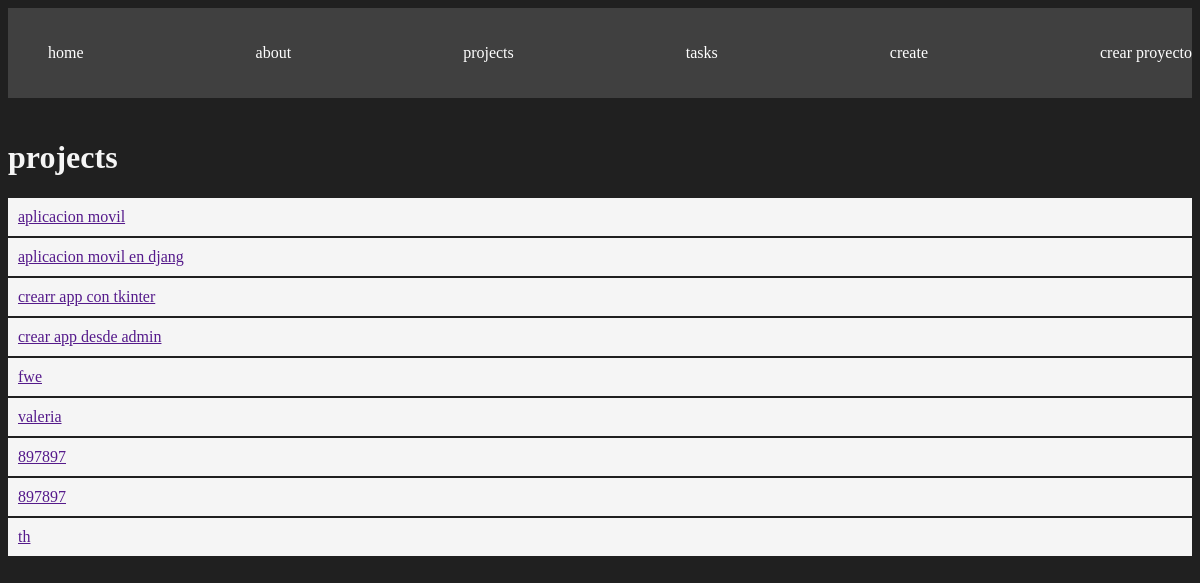
/projects/, run on the app's committed database.
### myapp/models.py (models this page shows, shortened)
class project(models.Model):
    namme = models.CharField(max_length=200)

### myapp/views.py (the view)
# urls.py: path("projects/", views.projects, name="projects"),
def projects(request):
    projects = project.objects.all()
    return render(request, "project/projects.html", {"projects": projects})

### myapp/templates/project/projects.html
{% extends "layoust/base.html"%}
{% block content %}
<h1>projects</h1>
{% for project in projects %}
<article class="cart">
    <a href="">
        {{project.namme}}
    </a>
</article>
{% endfor %}
{% endblock %}

### myapp/static/stile/stilos.css (style rules this page uses)
body { background: #202020; color: whitesmoke; }
.cart { background: whitesmoke; color: black; padding: 10px; margin-bottom: 2px; }

### data on the page
project: namme "aplicacion movil"
project: namme "aplicacion movil en djang"
project: namme "crearr app con tkinter"
project: namme "crear app desde admin"
project: namme "fwe"
project: namme "valeria"
project: namme "897897"
project: namme "897897"
project: namme "th"
